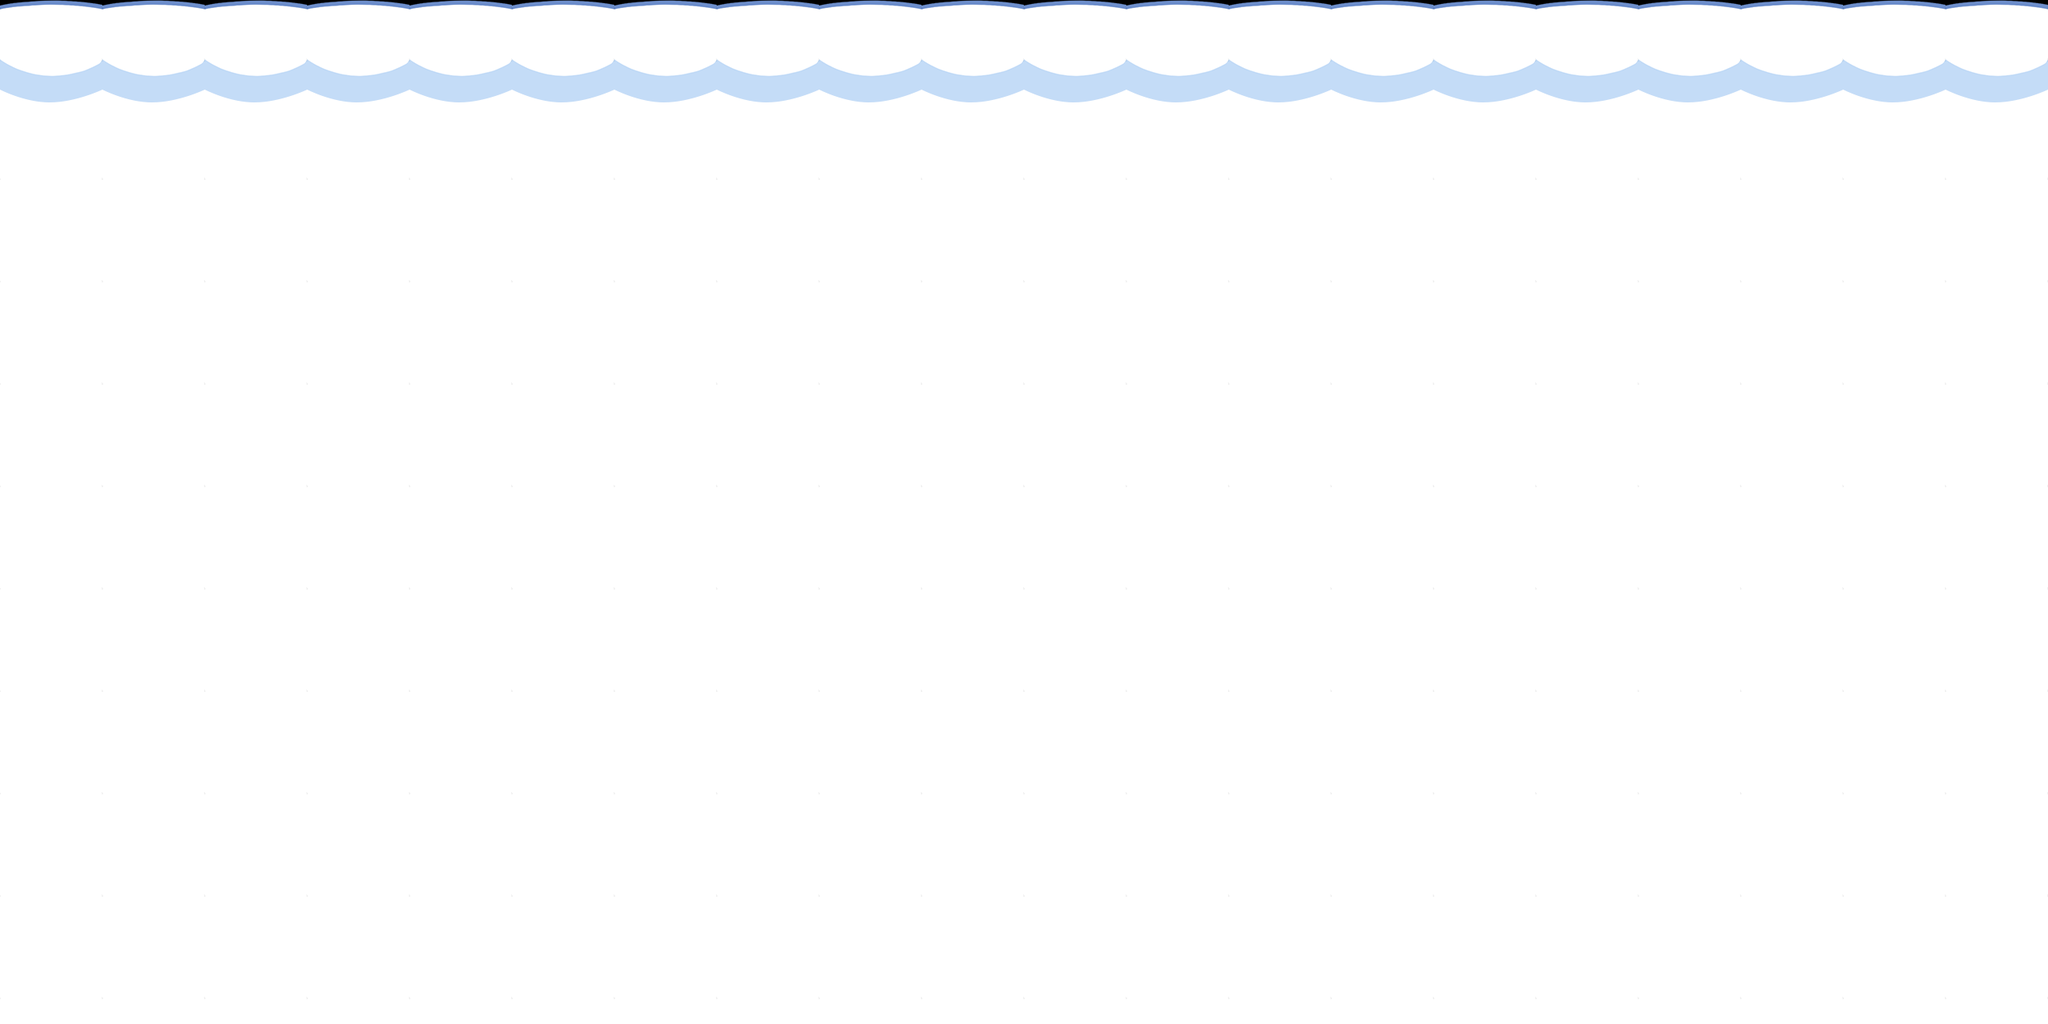

This is a level from a 2D game, rendered from its Tiled map with the project's own tilesets. A one-line summary and the complete map file follow:
An orthogonal 20x10 tile map with 128x128 px tiles, 1 tile layer (ground).

<map version="1.10" tiledversion="1.10.2" orientation="orthogonal" renderorder="right-down" width="20" height="10" tilewidth="128" tileheight="128" infinite="0" nextlayerid="7" nextobjectid="1">
 <tileset firstgid="1" name="Tile" tilewidth="128" tileheight="128" tilecount="2" columns="0">
  <grid orientation="orthogonal" width="1" height="1" />
  <tile id="1">
   <image width="128" height="128" source="../../tile/meno/cloud/2.png" />
  </tile>
  <tile id="0">
   <image width="128" height="128" source="../../tile/meno/cloud/5.png" />
  </tile>
 </tileset>
 <layer id="5" name="ground" width="20" height="10">
  <data encoding="csv">
2,2,2,2,2,2,2,2,2,2,2,2,2,2,2,2,2,2,2,2,
1,1,1,1,1,1,1,1,1,1,1,1,1,1,1,1,1,1,1,1,
1,1,1,1,1,1,1,1,1,1,1,1,1,1,1,1,1,1,1,1,
1,1,1,1,1,1,1,1,1,1,1,1,1,1,1,1,1,1,1,1,
1,1,1,1,1,1,1,1,1,1,1,1,1,1,1,1,1,1,1,1,
1,1,1,1,1,1,1,1,1,1,1,1,1,1,1,1,1,1,1,1,
1,1,1,1,1,1,1,1,1,1,1,1,1,1,1,1,1,1,1,1,
1,1,1,1,1,1,1,1,1,1,1,1,1,1,1,1,1,1,1,1,
1,1,1,1,1,1,1,1,1,1,1,1,1,1,1,1,1,1,1,1,
1,1,1,1,1,1,1,1,1,1,1,1,1,1,1,1,1,1,1,1
</data>
 </layer>
</map>
